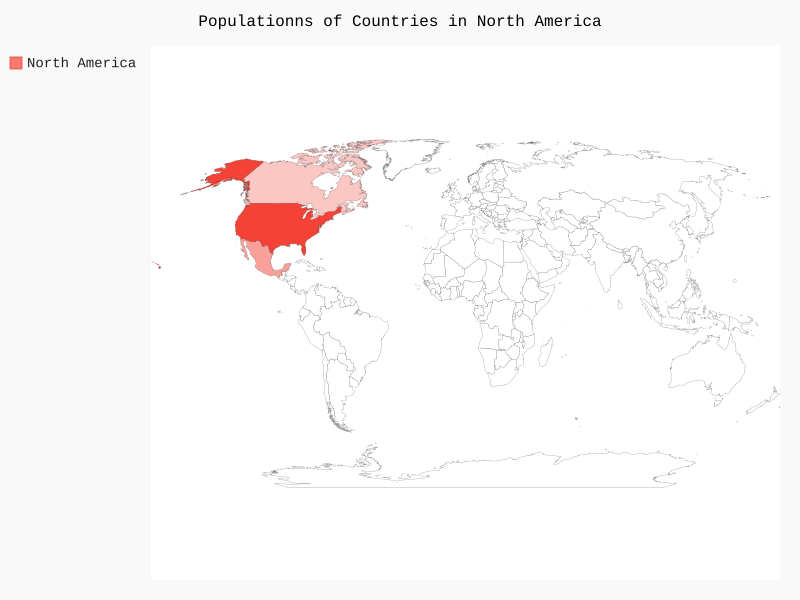

Source code (Python):
from pygal.maps.world import World

wm = World()
wm.title = 'Populationns of Countries in North America'
wm.add('North America', {'ca':34126000,'us':309349000,'mx':113423000})

wm.render_to_file('na_populations.svg')
